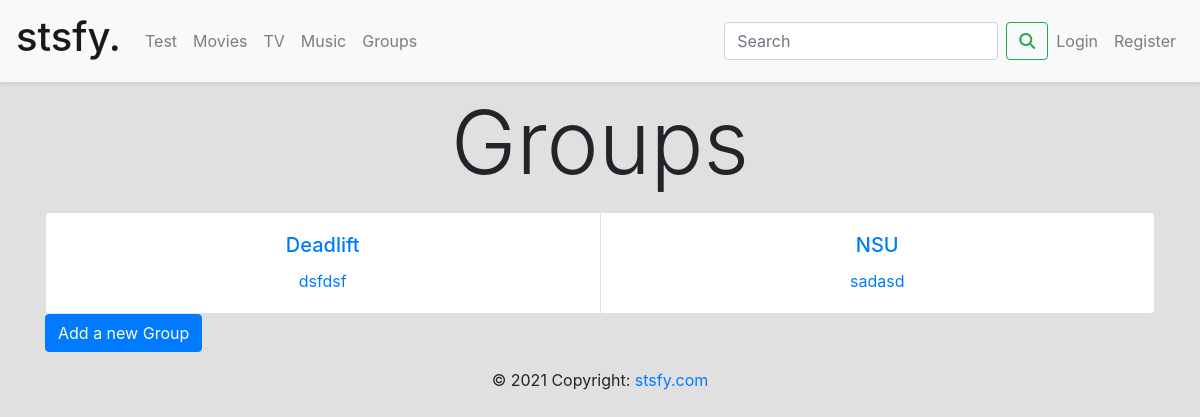
The page /groups/ on the database as committed earlier.
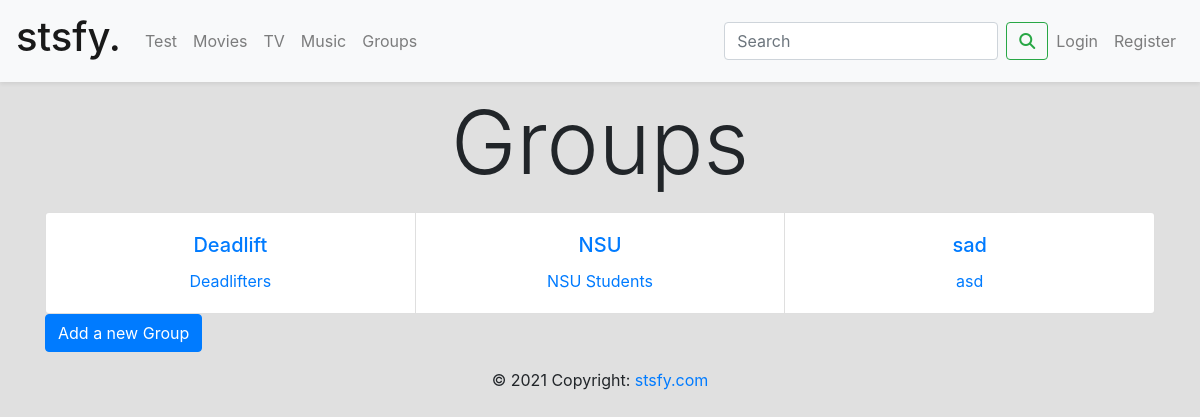
The same page on the database as committed later.
### users/models.py (models this page shows, shortened)
class Group(models.Model):
    name = models.CharField(max_length=128)
    members = models.ManyToManyField(User, through='Membership')
    image = models.ImageField(default='default_profile.jpg', upload_to='profile_pics')
    about = models.CharField(default="", max_length=200)

### library/views.py (the view)
# urls.py: path('groups/', GroupListView.as_view(), name='groups'),
class GroupListView(ListView):
    model = Group
    context_object_name = 'groups'
    template_name = 'library/groups.html'

### library/templates/library/groups.html (shortened to what this page needs)
{% extends "library/base.html" %}
{% block content %}
    <h2 class="display-2 text-center mb-3">Groups</h2>
    <div class="card-group">
        {% for group in groups %}
            <div class="card text-center">
                <a class="text-decoration-none" href="{% url 'group-detail' group.id %}">
                    <div class="card-body">
                        <h5 class="card-title">{{ group.name }}</h5>
                        <p class="card-text">{{ group.about }}</p>
                    </div>
                </a>
            </div>
        {% endfor %}
    </div>
    <a class="btn btn-primary" href="{% url 'group-create' %}">Add a new Group</a>
{% endblock content %}

### library/templates/library/base.html (shortened to what this page needs)
{% load static %}
<!DOCTYPE html>
<html lang="en">
<head>
</head>
<body style="background-color:#e0e0e0;">
    <nav class="navbar navbar-expand-lg navbar-light bg-light sticky-top mb-2 shadow-sm "   >
      <a class="navbar-brand" href="{% url 'library-home' %}">
          <h1> stsfy.</h1>
      </a>
      <div class="collapse navbar-collapse" id="navbarSupportedContent">
        <ul class="navbar-nav mr-auto">
           <li class="nav-item">
            <a class="nav-link" href="{% url 'library-test' %}">Test</a>
           </li>
            <li class="nav-item">
            <a class="nav-link" href="{% url 'library-movie' %}">Movies</a>
           </li>
            <li class="nav-item">
            <a class="nav-link" href="{% url 'library-tv' %}">TV</a>
           </li>
            <li class="nav-item">
            <a class="nav-link" href="{% url 'library-music' %}">Music</a>
           </li>
            <li class="nav-item">
            <a class="nav-link" href="{% url 'groups' %}">Groups</a>
           </li>
           </ul>
      <form class="form-inline" action=" {% url 'search_results' %}" method="get">
        <input class="form-control mr-sm-2" name = "q" type="search" placeholder="Search" aria-label="Search" value="">
        <button class="btn btn-outline-success my-2 my-sm-0" type="submit"><i class="fas fa-search"></i></button>
      </form>
          <div class="navbar-nav">
                {% if user.is_authenticated %}
                    <a class="nav-item, nav-link " href="{% url 'profile' %}">Profile</a>
                    <a class="nav-item, nav-link" href="{% url 'logout' %}">Logout</a>
                {% else %}
                    <a class="nav-item, nav-link" href="{% url 'account_login' %}">Login</a>
                    <a class="nav-item, nav-link" href="{% url 'register' %}">Register</a>
                {% endif %}
        </div>
      </div>
    </nav>
 <div class="row">
    <div class="container ">
        {% block content %}
        {% endblock %}
    </div>
    </div>
</body>
<footer class="page-footer font-small blue">
  <div class="footer-copyright text-center py-3">© 2021 Copyright:
    <a href="https://mdbootstrap.com/"> stsfy.com</a>
  </div>
</footer>
    <link rel="stylesheet" href="https://cdn.jsdelivr.net/npm/bootstrap@4.5.3/dist/css/bootstrap.min.css">
</html>

Rows that differ between the two databases and show on the page:
changed Group "Deadlift": about "dsfdsf" → "Deadlifters"
changed Group "NSU": about "sadasd" → "NSU Students"
added Group: name "sad", about "asd"
